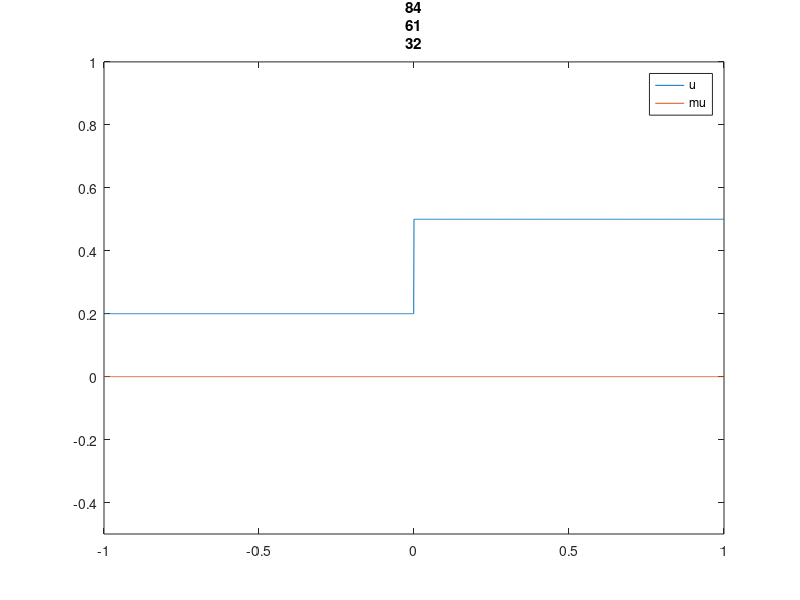

The MATLAB script that drew this image: (Note: this script raises an error after producing the figure.)
clc
clear 
close all

T = 1;
dx = 0.001;
x = -1:dx:1;
Nx = length(x);

id_flux = input("1. Burgers 2. Traffic \n");
id_flux = max(mod(floor(id_flux),3),1);
if id_flux == 1 %burgers
    id = input("1. Godunov 2. Lax-F 3. Upwind correct \n");
    id = max(mod(floor(id),4),1);
    uL = 0.5;
    uR = 0.2;
    fb = @(u) 0.5*u.*u;
    csi = @(u) (1/3)*u.^3;
    dt = dx/max(abs(uL),abs(uR));

else %traffic
    id = input("1. Lax-F 2. Upwind correct \n");
    id = max(mod(floor(id),3),1);
    uL = 0.2;
    uR = 0.5;
    fb = @(u) u.*(1-u);
    csi = @(u) 0.5*u.*u - (2/3)*u.^3;
    dt = dx;
end

u0 = @(x) uL*(x < 0) + uR*(x >= 0);
mu = @(u) 0.5*u.*u;

U = u0(x);
Nt = floor(T/dt);
lambda = dt/dx;

I = 1:Nx;
L = I - 1;
R = I + 1;
L(1) = 1;
R(end) = Nx - 1;

n = 0;

Us = zeros(1,Nx);
M = zeros(1,Nx);

p = plot(x,U,x,M);
xlim([-1,1]);
ylim([-0.5,1]);
legend("u","mu")
title("T= "+0);

if id_flux == 1

    switch id
        case 1
            %godunov
            while n < Nt
                n = n+1;
                Us(I) = U(I) - lambda*(F_god(U(I),U(R),fb) - F_god(U(L),U(I),fb));
                M(I) = mu(Us(I)) - mu(U(I)) + lambda*(F_god(U(I),U(R),csi) - F_god(U(L),U(I),csi));
                U = Us;
                p(1).YData = U;
                p(2).YData = 5*M;
                title("T= "+n*dt);
                drawnow;
                pause(0.05)
            end
        case 2
            %lax-f
            while n < Nt
                n = n+1;
                Us(I) = U(I) - lambda*(F_laxf(U(I),U(R),dx,dt,fb) - F_laxf(U(L),U(I),dx,dt,fb));
                M(I) = mu(Us(I)) - mu(U(I)) + lambda*(F_laxf(U(I),U(R),dx,dt,csi) - F_laxf(U(L),U(I),dx,dt,csi));
                U = Us;
                p(1).YData = U;
                p(2).YData = 2*M;
                title("T= "+n*dt);
                drawnow;
                pause(0.05)
            end
        case 3
                %upwind correct convex
                while n < Nt
                    n = n+1;
                    Us(I) = U(I) - lambda*(F_up_convex(U(I),U(R),fb) - F_up_convex(U(L),U(I),fb));
                    M(I) = mu(Us(I)) - mu(U(I)) + lambda*(F_up_convex(U(I),U(R),csi) - F_up_convex(U(L),U(I),csi));
                    U = Us;
                    p(1).YData = U;
                    p(2).YData = 5*M;
                    title("T= "+n*dt);
                    drawnow;
                    pause(0.05)
                end
    end
else 
    switch id
        case 1
            %lax-f
            while n < Nt
                n = n+1;
                Us(I) = U(I) - lambda*(F_laxf(U(I),U(R),dx,dt,fb) - F_laxf(U(L),U(I),dx,dt,fb));
                M(I) = mu(Us(I)) - mu(U(I)) + lambda*(F_laxf(U(I),U(R),dx,dt,csi) - F_laxf(U(L),U(I),dx,dt,csi));
                U = Us;
                p(1).YData = U;
                p(2).YData = 5*M;
                title("T= "+n*dt);
                drawnow;
                pause(0.05)
            end
        case 2
                %upwind correct concave
                while n < Nt
                    n = n+1;
                    Us(I) = U(I) - lambda*(F_up_concave(U(I),U(R),fb) - F_up_concave(U(L),U(I),fb));
                    M(I) = mu(Us(I)) - mu(U(I)) + lambda*(F_up_concave(U(I),U(R),csi) - F_up_concave(U(L),U(I),csi));
                    U = Us;
                    p(1).YData = U;
                    p(2).YData = 5*M;
                    title("T= "+n*dt);
                    drawnow;
                    pause(0.05)
                end
    end

end

function flux = F_laxf(U,V,dx,dt,f) %flux lax-f
    flux = 0.5*(f(U) + f(V)) + 0.5*(dt/dx)*(U - V);
end

function flux = F_god(U1,U2,f) %flux godunov
    flux = max(f(U1),f(U2)).*(U1 >= U2) + f(U2).*(U1 <= U2 & U2 < 0) + f(U1).*(U1 < U2 & U1 > 0);  
end

function flux = F_up_convex(U1,U2,f)
    flux = f(max(U1,0)) + f(min(U2,0));
end

function flux = F_up_concave(U1,U2,f)
    flux = f(min(U1,0.5)) + f(max(U2,0.5)) - 1/4;
end
